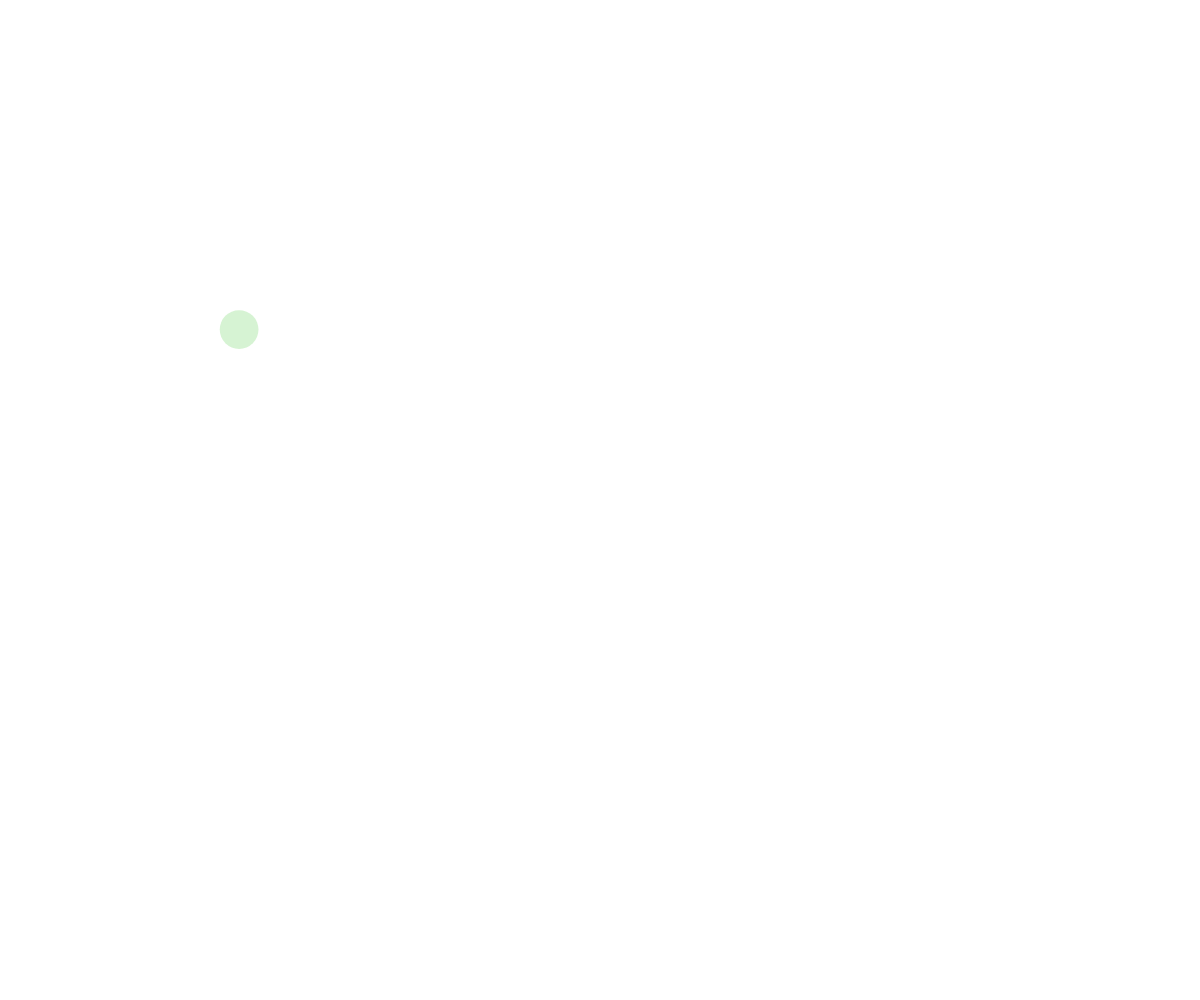
Frame 1 (no input)
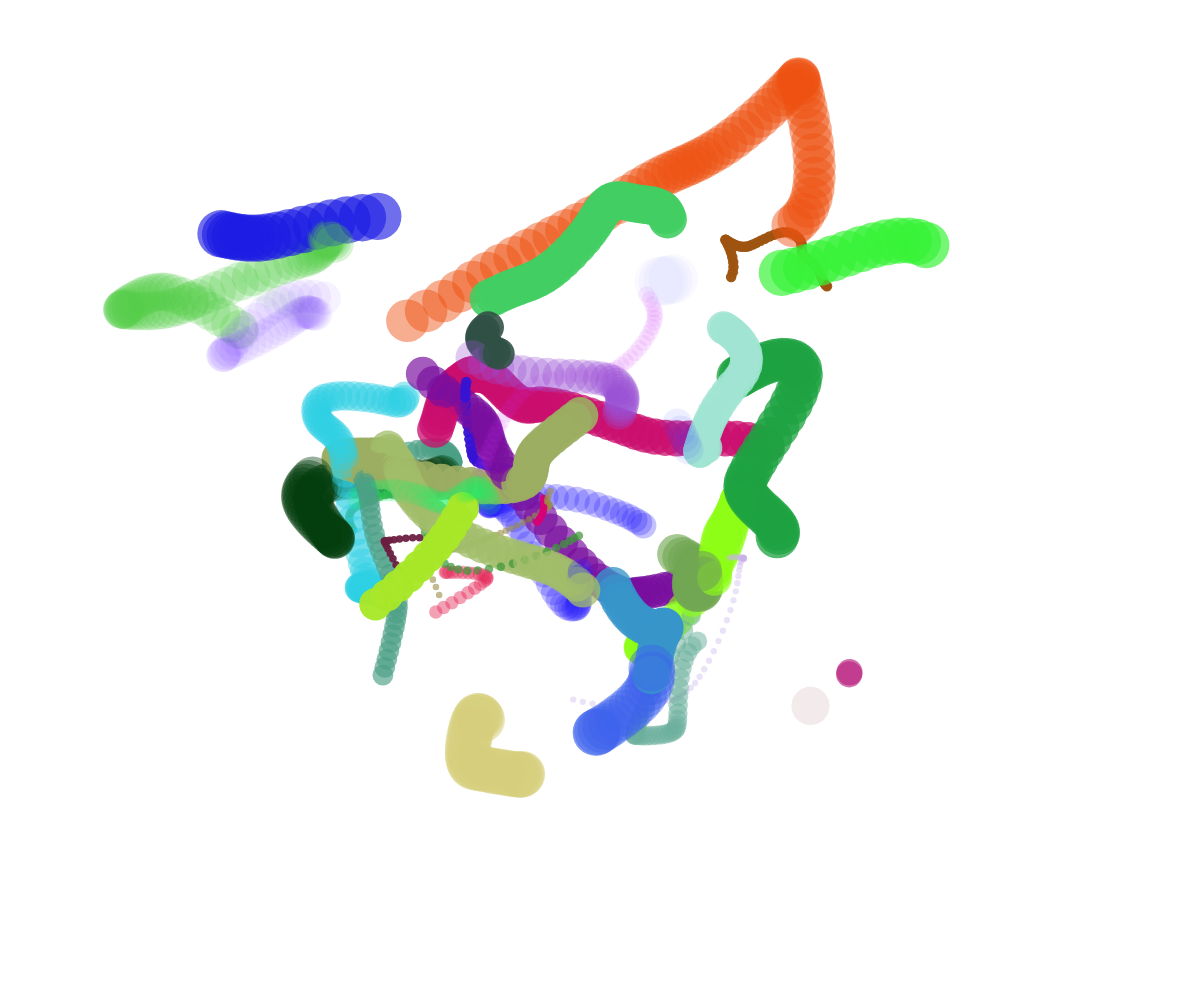
Frame 60 (no input)
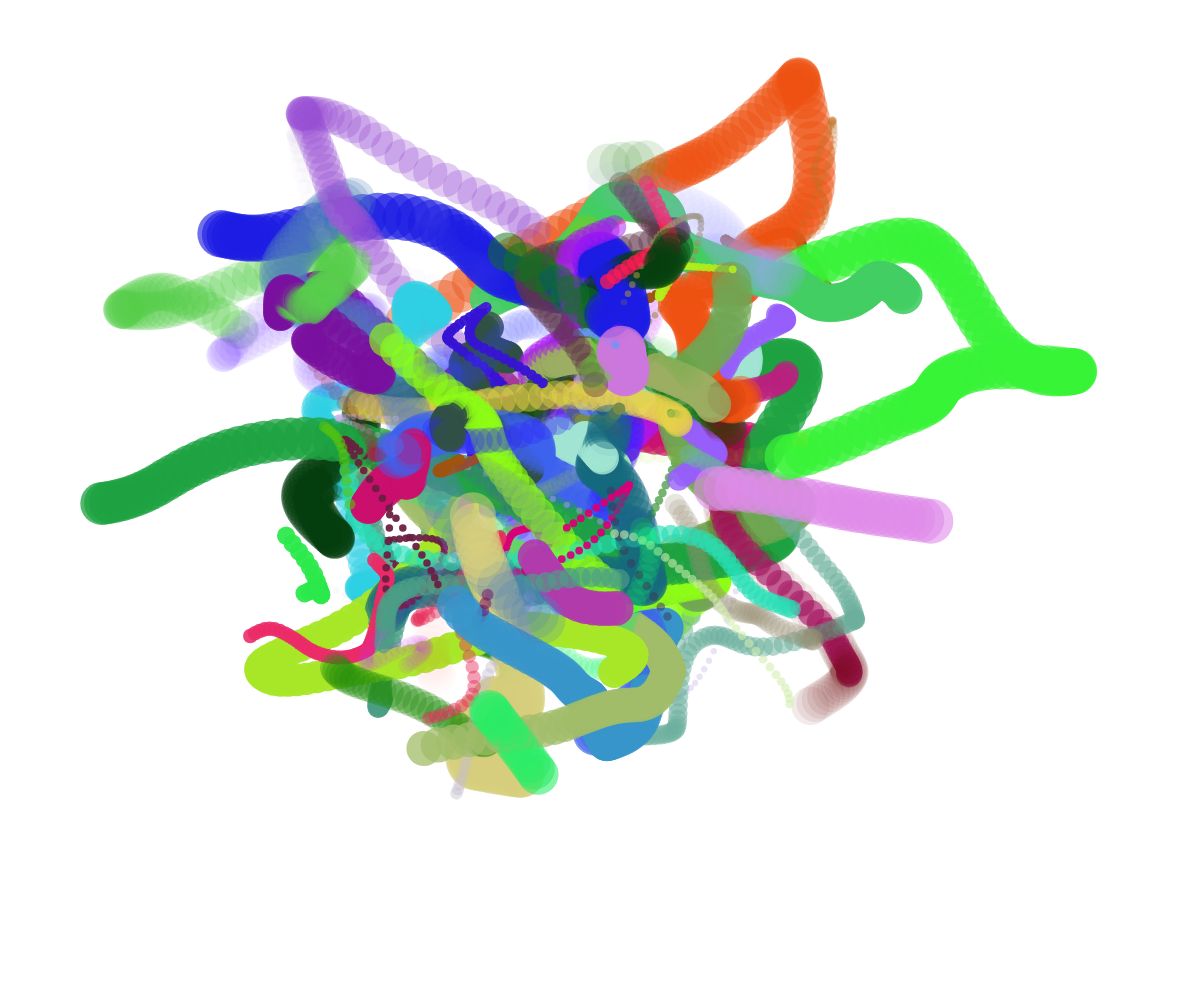
Frame 120 (the mouse pressed at the canvas centre since frame 60)

The p5.js sketch that drew these frames (run headless with seeded random() and noise() and a simulated clock; from frame 60 on, the mouse is pressed at the canvas centre):

// p5.js sketch
// ── sketch.js
// Perlin demo with bubbles.
// Your Name
// Date
//
// Extra for Experts:
// - describe what you did to take this project "above and beyond"

let theBubbles = [];

function setup() {
  createCanvas(windowWidth, windowHeight);
  spawnBubble();
  noStroke();
  window.setInterval(spawnBubble, 40)
}

function mousePressed() {
  spawnBubble();
}

function draw() {
  //background(220);
  for (let bubble of theBubbles) {
    bubble.x = noise(bubble.time) * width;
    bubble.y = noise(bubble.time + 300) * height;

    fill(bubble.color);
    circle(bubble.x, bubble.y, bubble.size);

    bubble.time += 0.01;
  }
}

function spawnBubble(){
  let bubble = {
    x: random(width),
    y: random(height),
    size: random(5, 50),
    color: color(random(255), random(255), random(255), random(255)),
    time: random(1000),
  };
  theBubbles.push(bubble);
}
